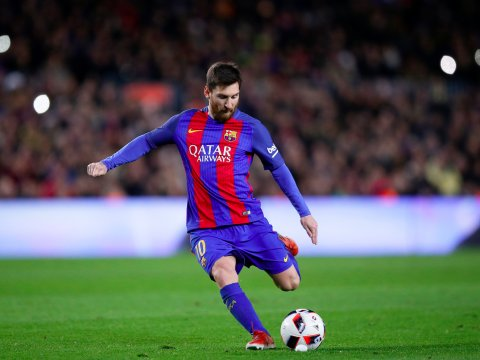
#> input picture messi.jpg, 480 x 360 px
$ python aritmetik3.py
#> lines starting #> are read from the running program, lines starting #| are printed output that depends on the picture; after the words box and inside, x2 and y2 are one past the last pixel; in counts of white or black regions, pixels touching at a corner belong together; pictures that were not available may be replaced by others from this repository, and a replacement may not be noted
import cv2
import numpy as np


img1=cv2.imread('messi.jpg')
#> img1 is the input picture: shape (360, 480, 3); mean B, G, R 80, 85.6, 80.5
img2=cv2.imread('logo.jpg')

satir,sutun,kanal=img2.shape
#> satir = 360; sutun = 480; kanal = 3
roi=img1[0:satir,0:sutun]

im2gray=cv2.cvtColor(img2,cv2.COLOR_BGR2GRAY)
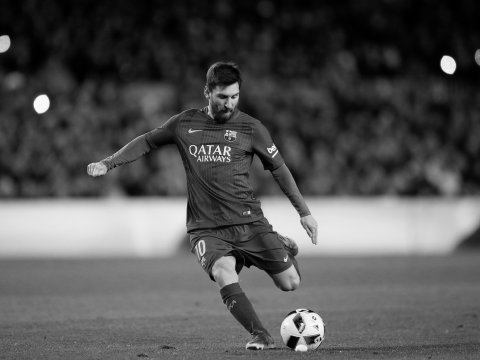
#> im2gray: shape (360, 480); min 0, max 255, mean 83.4
cv2.imshow('im2gray',im2gray)
ret, mask=cv2.threshold(im2gray,10,255,cv2.THRESH_BINARY)
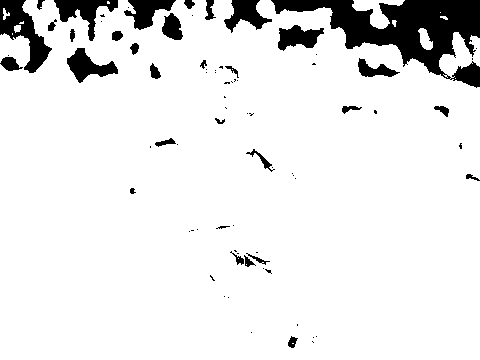
#> mask: shape (360, 480); 90.9% white; 79 black regions (47 under 20 px), largest, box (x1, y1, x2, y2) and area: (271, 0, 480, 88) 7469, (0, 0, 52, 73) 1570, (54, 0, 118, 41) 989
mask_inv=cv2.bitwise_not(mask)
cv2.imshow('mask',mask)
cv2.imshow('mask_inv',mask_inv)

im1_bg=cv2.bitwise_and(roi,roi,mask=mask_inv)
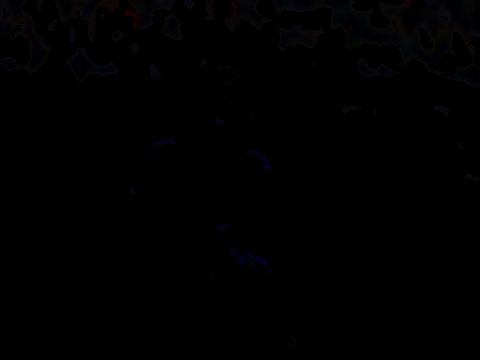
#> im1_bg: shape (360, 480, 3); mean B, G, R 0.7, 0.4, 0.5
cv2.imshow('im1_bg',im1_bg)

im2_fg=cv2.bitwise_and(img2,img2,mask=mask)
cv2.imshow('im2_fg',im2_fg)

son_resim=cv2.add(im1_bg,im2_fg)
img1[0:satir,0:sutun]=son_resim

cv2.imshow('son resim',img1)


cv2.waitKey(0)
cv2.destroyAllWindows()
